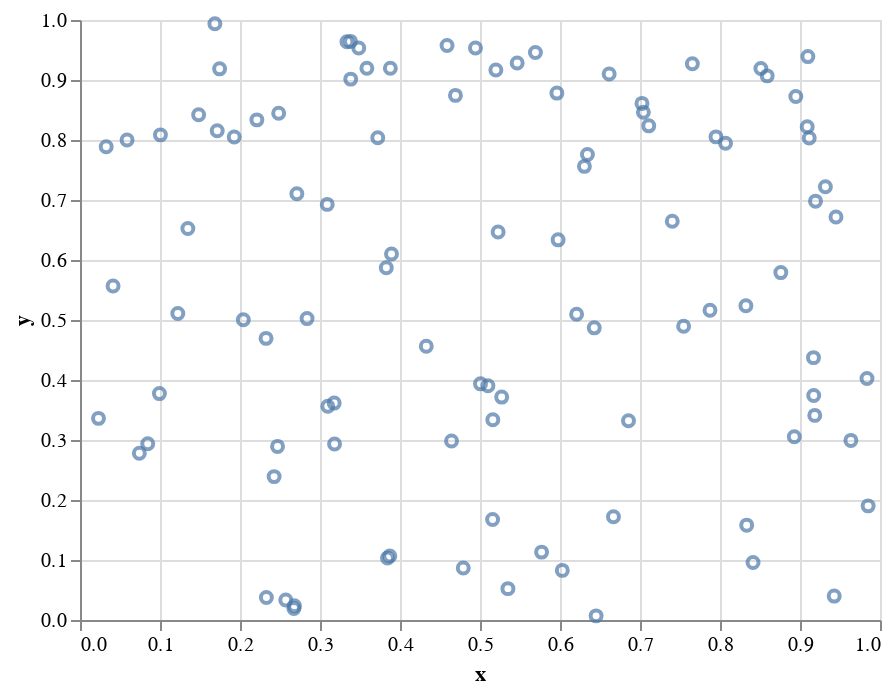

Notebook code for this chart:
### Code cell
import pandas as pd
import numpy as np
import altair as alt

df = pd.DataFrame({'x': np.random.random(100),
              'y': np.random.random(100)})

alt.Chart(df).mark_point().encode(
    x = 'x:Q',
    y = 'y:Q'
)

### Figure 1 — Vega-Lite specification as saved in the notebook (floating-point values rounded to 4 significant figures)
{"config": {"view": {"continuousWidth": 400, "continuousHeight": 300}}, "data": {"name": "data-c7601e7922d93bfac19587d684ca2394"}, "mark": "point", "encoding": {"x": {"type": "quantitative", "field": "x"}, "y": {"type": "quantitative", "field": "y"}}, "$schema": "https://vega.github.io/schema/vega-lite/v4.8.1.json", "datasets": {"data-c7601e7922d93bfac19587d684ca2394": [{"x": 0.268, "y": 0.02359}, {"x": 0.8511, "y": 0.9191}, {"x": 0.5198, "y": 0.9166}, {"x": 0.4588, "y": 0.9575}, {"x": 0.7025, "y": 0.861}, {"x": 0.2673, "y": 0.01914}, {"x": 0.3177, "y": 0.3615}, {"x": 0.2469, "y": 0.2893}, {"x": 0.5693, "y": 0.9457}, {"x": 0.3843, "y": 0.1033}, {"x": 0.2483, "y": 0.8446}, {"x": 0.4943, "y": 0.9533}, {"x": 0.9852, "y": 0.1902}, {"x": 0.3098, "y": 0.3564}, {"x": 0.6207, "y": 0.5097}, {"x": 0.04132, "y": 0.5568}, {"x": 0.3182, "y": 0.2934}, {"x": 0.05884, "y": 0.8}, {"x": 0.516, "y": 0.3338}, {"x": 0.9317, "y": 0.7221}, {"x": 0.3829, "y": 0.587}, {"x": 0.3894, "y": 0.61}, {"x": 0.7403, "y": 0.6645}, {"x": 0.8324, "y": 0.5238}, {"x": 0.4644, "y": 0.2983}, {"x": 0.1006, "y": 0.8086}, {"x": 0.3872, "y": 0.1065}, {"x": 0.4791, "y": 0.08672}, {"x": 0.945, "y": 0.6716}, {"x": 0.9169, "y": 0.4373}, {"x": 0.7109, "y": 0.8236}, {"x": 0.7655, "y": 0.9272}, {"x": 0.1348, "y": 0.6526}, {"x": 0.9636, "y": 0.2993}, {"x": 0.5099, "y": 0.3904}, {"x": 0.6305, "y": 0.7561}, {"x": 0.5271, "y": 0.3715}, {"x": 0.3381, "y": 0.9643}, {"x": 0.3337, "y": 0.9636}, {"x": 0.7545, "y": 0.4895}, {"x": 0.388, "y": 0.9197}, {"x": 0.9194, "y": 0.6981}, {"x": 0.9171, "y": 0.3741}, {"x": 0.7875, "y": 0.5161}, {"x": 0.09929, "y": 0.3774}, {"x": 0.3384, "y": 0.9015}, {"x": 0.2426, "y": 0.239}, {"x": 0.2838, "y": 0.5023}, {"x": 0.2042, "y": 0.5004}, {"x": 0.6029, "y": 0.08267}, {"x": 0.4328, "y": 0.4564}, {"x": 0.909, "y": 0.822}, {"x": 0.3586, "y": 0.9195}, {"x": 0.1686, "y": 0.9937}, {"x": 0.8334, "y": 0.1581}, {"x": 0.5976, "y": 0.6336}, {"x": 0.9115, "y": 0.8033}, {"x": 0.5227, "y": 0.6468}, {"x": 0.1928, "y": 0.805}, {"x": 0.8413, "y": 0.09584}, {"x": 0.8929, "y": 0.3053}, {"x": 0.9185, "y": 0.341}, {"x": 0.6428, "y": 0.4869}, {"x": 0.5157, "y": 0.1675}, {"x": 0.2711, "y": 0.7104}, {"x": 0.7042, "y": 0.8463}, {"x": 0.6615, "y": 0.9099}, {"x": 0.1715, "y": 0.8153}, {"x": 0.859, "y": 0.9069}, {"x": 0.876, "y": 0.579}, {"x": 0.577, "y": 0.1131}, {"x": 0.309, "y": 0.6927}, {"x": 0.07419, "y": 0.2779}, {"x": 0.5465, "y": 0.9284}, {"x": 0.9837, "y": 0.4025}, {"x": 0.233, "y": 0.0376}, {"x": 0.3722, "y": 0.8039}, {"x": 0.8069, "y": 0.7946}, {"x": 0.5349, "y": 0.05225}, {"x": 0.9428, "y": 0.03984}, {"x": 0.0231, "y": 0.3361}, {"x": 0.6856, "y": 0.3322}, {"x": 0.2572, "y": 0.03337}, {"x": 0.795, "y": 0.8052}, {"x": 0.03275, "y": 0.7887}, {"x": 0.1483, "y": 0.842}, {"x": 0.2326, "y": 0.4694}, {"x": 0.5006, "y": 0.3936}, {"x": 0.1223, "y": 0.5108}, {"x": 0.2211, "y": 0.8336}, {"x": 0.8948, "y": 0.8725}, {"x": 0.4693, "y": 0.8743}, {"x": 0.6451, "y": 0.006887}, {"x": 0.1745, "y": 0.9186}, {"x": 0.6668, "y": 0.172}, {"x": 0.08465, "y": 0.2938}, {"x": 0.3485, "y": 0.9534}, {"x": 0.9098, "y": 0.939}, {"x": 0.6343, "y": 0.7759}, {"x": 0.5961, "y": 0.8782}]}}
